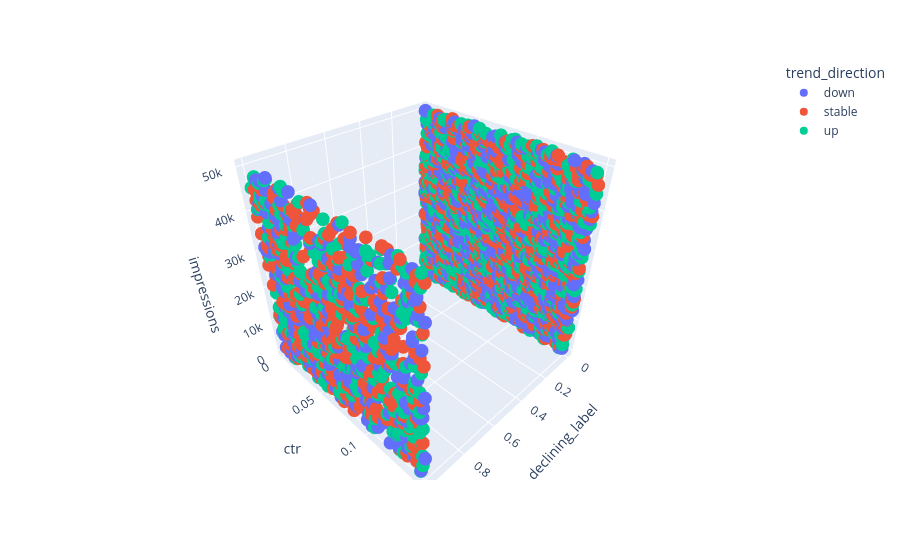

The code cell stored with this chart in its notebook:
### Code cell
n_rows = 3000

mock_data = pd.DataFrame({
    'client_id': np.random.choice([f'client_{i}' for i in range(1, 51)], size=n_rows),
    'impressions': np.random.randint(100, 50000, size=n_rows),
    'clicks': np.random.randint(0, 2000, size=n_rows),
    'ctr': np.random.uniform(0.0, 0.15, size=n_rows),
    'avg_position': np.random.uniform(1.0, 60.0, size=n_rows),
    'trend_direction': np.random.choice(['up', 'down', 'stable'], size=n_rows),
    'trend_pct': np.random.uniform(-0.5, 0.5, size=n_rows),
    'is_declining_label': np.random.choice([0, 1], size=n_rows, p=[0.7, 0.3])
})

import plotly.express as px

fig = px.scatter_3d(mock_data, x = 'is_declining_label', y = 'ctr', z = 'impressions', color='trend_direction')
fig.show()

### Figure 1 — Plotly figure (JSON) as saved in the notebook; plotly's stock layout.template omitted (floating-point values rounded to 4 significant figures; data arrays with more than 128 entries replaced by an {"elided": "..."} marker saying what was removed)
{"data": [{"hovertemplate": "trend_direction=down<br>is_declining_label=%{x}<br>ctr=%{y}<br>impressions=%{z}<extra></extra>", "legendgroup": "down", "marker": {"color": "#636efa", "symbol": "circle"}, "mode": "markers", "name": "down", "scene": "scene", "showlegend": true, "type": "scatter3d", "x": {"elided": "995 int values"}, "y": {"elided": "995 float values"}, "z": {"elided": "995 int values"}}, {"hovertemplate": "trend_direction=stable<br>is_declining_label=%{x}<br>ctr=%{y}<br>impressions=%{z}<extra></extra>", "legendgroup": "stable", "marker": {"color": "#EF553B", "symbol": "circle"}, "mode": "markers", "name": "stable", "scene": "scene", "showlegend": true, "type": "scatter3d", "x": {"elided": "1003 int values"}, "y": {"elided": "1003 float values"}, "z": {"elided": "1003 int values"}}, {"hovertemplate": "trend_direction=up<br>is_declining_label=%{x}<br>ctr=%{y}<br>impressions=%{z}<extra></extra>", "legendgroup": "up", "marker": {"color": "#00cc96", "symbol": "circle"}, "mode": "markers", "name": "up", "scene": "scene", "showlegend": true, "type": "scatter3d", "x": {"elided": "1002 int values"}, "y": {"elided": "1002 float values"}, "z": {"elided": "1002 int values"}}], "layout": {"legend": {"title": {"text": "trend_direction"}, "tracegroupgap": 0}, "margin": {"t": 60}, "scene": {"domain": {"x": [0, 1], "y": [0, 1]}, "xaxis": {"title": {"text": "is_declining_label"}}, "yaxis": {"title": {"text": "ctr"}}, "zaxis": {"title": {"text": "impressions"}}}}}
